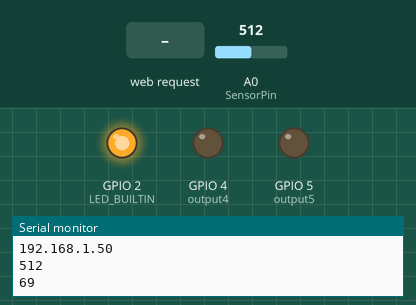
Recording of a sketch running on a simulated ESP8266 (NodeMCU). On the bench: output pins drawn as LEDs (lit = HIGH, except the on-board LED, lit = LOW), the last lines printed to the serial monitor. The inputs (shaded band) are chosen by the test bench; at power-on: A0 (SensorPin) = 512. WiFi joins after 1.5 s; servers stay silent unless stated.

Above: at 2.7 s.
2.8 s: HTTP request GET /5/on received
At 13.3 s:
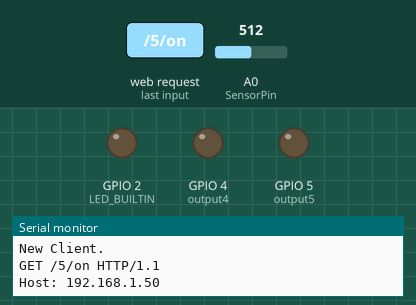
13.6 s: HTTP request GET /5/off received
At 20.9 s:
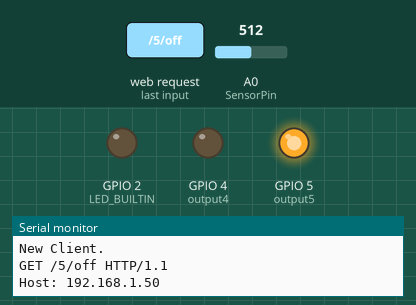
24.0 s: HTTP request GET /4/on received
At 34.5 s:
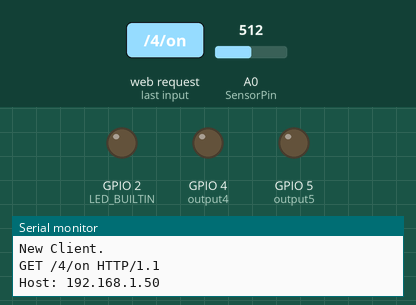
34.8 s: HTTP request GET /4/off received
At 42.0 s:
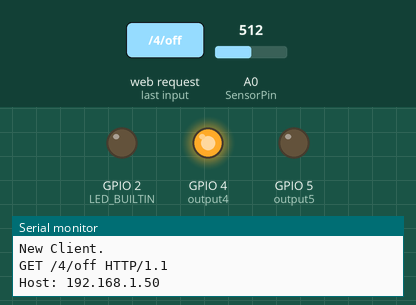
Timing chart, 0 to 45.0 s (numbered marks = the images above; inputs shaded):
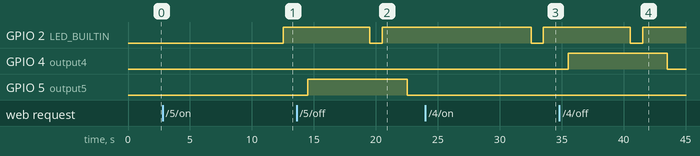

Measured:
- after the input at 2.8 s, GPIO 2 (LED_BUILTIN): LOW → HIGH after 9.7 s
- after the input at 13.6 s, GPIO 2 (LED_BUILTIN): HIGH → LOW after 5.9 s, → HIGH 1.0 s later
- after the input at 24.0 s, GPIO 2 (LED_BUILTIN): HIGH → LOW after 8.5 s, → HIGH 1.0 s later
- after the input at 34.8 s, GPIO 2 (LED_BUILTIN): HIGH → LOW after 5.7 s, → HIGH 1.0 s later

The sketch:

board_server.ino
```cpp
/*********
  Rui Santos
  Complete project details at http://randomnerdtutorials.com
*********/

// Load Wi-Fi library
#include <ESP8266WiFi.h>

// Replace with your network credentials
// const char* ssid     = "MTN_4G_2B4331";
// const char* password = "B87BB6FF";

const char* ssid     = "Enny's Galaxy A04";
const char* password = "jvcc8692";

String temperature = "unavailable";

String humidity = "unavailable";

// Set web server port number to 80
WiFiServer server(80);

// Variable to store the HTTP request
String header;

// Auxiliar variables to store the current output state
String output5State = "off";
String output4State = "off";

// Assign output variables to GPIO pins
const int output5 = 5;
const int output4 = 4;

// Sensor constants
const int AirValue = 790;   //you need to replace this value with Value_1
const int WaterValue = 390;  //you need to replace this value with Value_2
const int SensorPin = A0;
int soilMoistureValue = 0;
int soilmoisturepercent=0;

// Current time
unsigned long currentTime = millis();
// Previous time
unsigned long previousTime = 0;
// Define timeout time in milliseconds (example: 2000ms = 2s)
const long timeoutTime = 2000;

void setup() {
  Serial.begin(115200);
  // Initialize the output variables as outputs
  pinMode(LED_BUILTIN, OUTPUT);
  pinMode(output5, OUTPUT);
  pinMode(output4, OUTPUT);
  // Set outputs to LOW
  digitalWrite(output5, LOW);
  digitalWrite(output4, LOW);

  // Connect to Wi-Fi network with SSID and password
  Serial.print("Connecting to ");
  Serial.println(ssid);
  WiFi.begin(ssid, password);
  while (WiFi.status() != WL_CONNECTED) {
    delay(500);
    Serial.print(".");
  }
  // Print local IP address and start web server
  Serial.println("");
  Serial.println("WiFi connected.");
  Serial.println("IP address: ");
  Serial.println(WiFi.localIP());
  server.begin();
}

void loop(){
  soilMoistureValue = analogRead(SensorPin);  //put Sensor insert into soil
  Serial.println(soilMoistureValue);
  soilmoisturepercent = map(soilMoistureValue, AirValue, WaterValue, 0, 100);
  Serial.println(soilmoisturepercent);

  WiFiClient client = server.available();   // Listen for incoming clients

  int moisture = soilmoisturepercent;
  delay(5000);

  if (client) {                             // If a new client connects,
    Serial.println("New Client.");          // print a message out in the serial port
    String currentLine = "";                // make a String to hold incoming data from the client
    currentTime = millis();
    previousTime = currentTime;
    while (client.connected() && currentTime - previousTime <= timeoutTime) { // loop while the client's connected
      currentTime = millis();
      if (client.available()) {             // if there's bytes to read from the client,
        char c = client.read();             // read a byte, then
        Serial.write(c);                    // print it out the serial monitor
        header += c;
        if (c == '\n') {                    // if the byte is a newline character
          // if the current line is blank, you got two newline characters in a row.
          // that's the end of the client HTTP request, so send a response:
          if (currentLine.length() == 0) {
            // HTTP headers always start with a response code (e.g. HTTP/1.1 200 OK)
            // and a content-type so the client knows what's coming, then a blank line:
            client.println("HTTP/1.1 200 OK");
            client.println("Content-type:text/html");
            client.println("Connection: close");
            client.println();

            digitalWrite(LED_BUILTIN, LOW);  // Turn the LED on (Note that LOW is the voltage level
  // but actually the LED is on; this is because
  // it is active low on the ESP-01)
  delay(1000);                      // Wait for a second
  digitalWrite(LED_BUILTIN, HIGH);  // Turn the LED off by making the voltage HIGH
  delay(2000);

            // turns the GPIOs on and off
            if (header.indexOf("GET /5/on") >= 0) {
              Serial.println("GPIO 5 on");
              output5State = "on";
              digitalWrite(output5, HIGH);
            } else if (header.indexOf("GET /5/off") >= 0) {
              Serial.println("GPIO 5 off");
              output5State = "off";
              digitalWrite(output5, LOW);
            } else if (header.indexOf("GET /4/on") >= 0) {
              Serial.println("GPIO 4 on");
              output4State = "on";
              digitalWrite(output4, HIGH);
            } else if (header.indexOf("GET /4/off") >= 0) {
              Serial.println("GPIO 4 off");
              output4State = "off";
              digitalWrite(output4, LOW);
            }

            // Display the HTML web page
            client.println("<!DOCTYPE html><html>");
            client.println("<head><meta name=\"viewport\" content=\"width=device-width, initial-scale=1\">");
            client.println("<link rel=\"icon\" href=\"data:,\">");
            // CSS to style the on/off buttons
            // Feel free to change the background-color and font-size attributes to fit your preferences
            client.println("<style>html { font-family: Helvetica; display: inline-block; margin: 0px auto; text-align: center;}");
            client.println(".button { background-color: #195B6A; border: none; color: white; padding: 16px 40px;");
            client.println("text-decoration: none; font-size: 30px; margin: 2px; cursor: pointer;}");
            client.println(".button2 {background-color: #77878A;}</style></head>");

            // Web Page Heading
            client.println("<body><h1>iostream Board Web Server</h1>");

            // Display current state, and ON/OFF buttons for GPIO 5
            // client.println("<p>Soil moisture content"+moisture+"</p>");
            client.println(moisture);
            // client.println("<p>Humidity: " + humidity + "</p>");
            // client.println("<p>GPIO 5 - State " + temperature + "</p>");
            // client.println("<p><a href=\"/5/on\"><button class=\"button\">REFRESH</button></a></p>");

            client.println("</body></html>");
            client.println("<script>");
            client.println("const soilMoistureStructure = {\"name\": \"Moisture Sensor\",\"description\": \"\",\"slug\": \"moisturesensor\",\"projectSlug\":\"iostream\",\"webhooks\": null,\"recordFieldStructures\": [{\"required\": false,\"unique\": false,\"description\": \"\",\"comment\": \"\",\"hashed\": false,\"name\": \"value\",\"slug\": \"value\",\"type\": \"NUMBER\"},{\"required\": true,\"unique\": false,\"description\": \"\",\"comment\": \"\",\"hashed\": false,\"name\": \"unit\",\"slug\": \"unit\",\"type\": \"TEXT\",\"defaultValue\":\"percent\"}]}");
            // Place your auth token here
            client.println("const token = \"here\"");
            client.println("const addMoistureUrl = \"https://api.nobox.cloud/iostream/soilmoisture/_single_\";");
            client.println("const requestHeader = new Headers();");
            client.println("requestHeader.append(\"structure\", JSON.stringify(soilMoistureStructure));");
            client.println("requestHeader.append(\"auto-create-project\", \"true\");");
            client.println("requestHeader.append(\"auto-create-record-space\", \"true\");");
            client.println("requestHeader.append(\"clear-all-spaces\", \"false\");");
            client.println("requestHeader.append(\"mutate\", \"true\");");
            client.println("requestHeader.append(\"Content-Type\", \"application/json\");");
            client.println("requestHeader.append(\"Authorization\", \"Bearer \" + token);");

            client.println("let previousValue = null;");
            client.println("setInterval(()=>{");

            client.print("let value = ");
            client.println(moisture);

            client.println("if (value == previousValue) return;");

            client.println("previousValue = value;");

            client.println("const data = { value }");

            client.println("const requestOptions = {method: 'POST',headers: requestHeader,body: JSON.stringify(data),};");
            client.println("fetch(addMoistureUrl, requestOptions)");
            client.println(".then(response => response.text())");
            client.println(".then(result => console.log(\"Updated cloud!\"))");
            client.println(".catch(error => console.log('error', error));");
            client.println("}, 5000);");

            client.println("</script>");


            // The HTTP response ends with another blank line
            client.println();
            // Break out of the while loop
            break;
          } else { // if you got a newline, then clear currentLine
            currentLine = "";
          }
        } else if (c != '\r') {  // if you got anything else but a carriage return character,
          currentLine += c;      // add it to the end of the currentLine
        }
      }
    }
    // Clear the header variable
    header = "";
    // Close the connection
    client.stop();
    Serial.println("Client disconnected.");
    Serial.println("");
  }
}
```
